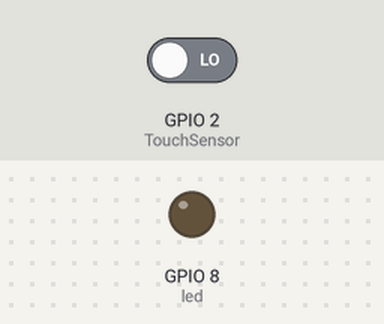
Bench run of a sketch on a simulated ESP8266 (NodeMCU). On the bench: output pins drawn as LEDs (lit = HIGH). The inputs (shaded band) are chosen by the test bench; at power-on: GPIO 2 (TouchSensor) LOW.

Above: at 1.2 s.
1.3 s: GPIO 2 (TouchSensor) driven HIGH
At 1.8 s:
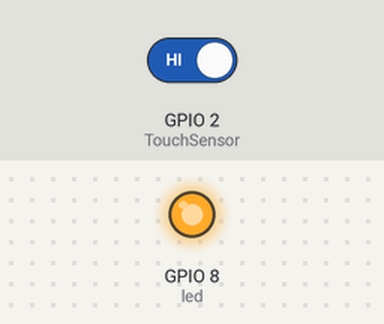
2.8 s: GPIO 2 (TouchSensor) driven LOW
At 4.1 s:
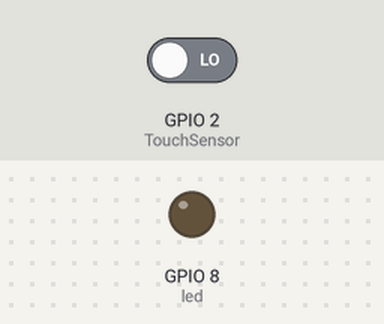
Timing chart, 0 to 5.8 s (numbered marks = the images above; inputs shaded):
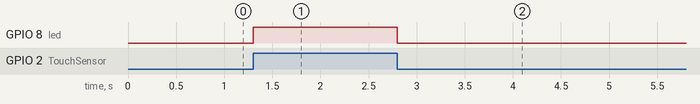

Measured:
- after the input at 1.3 s, GPIO 8 (led): LOW → HIGH at once
- after the input at 2.8 s, GPIO 8 (led): HIGH → LOW at once

The sketch:

ex13_touchSeonsor.ino
```cpp
#define TouchSensor 2

int led = 8;

void setup() {
  Serial.begin(9600);
  pinMode(TouchSensor, INPUT);
  pinMode(led, OUTPUT);
}

void loop() {
  int touchCnt = digitalRead(TouchSensor);

  if(touchCnt == 1){
    digitalWrite(led, HIGH);
  } else {
    digitalWrite(led, LOW);
  }

}
```
